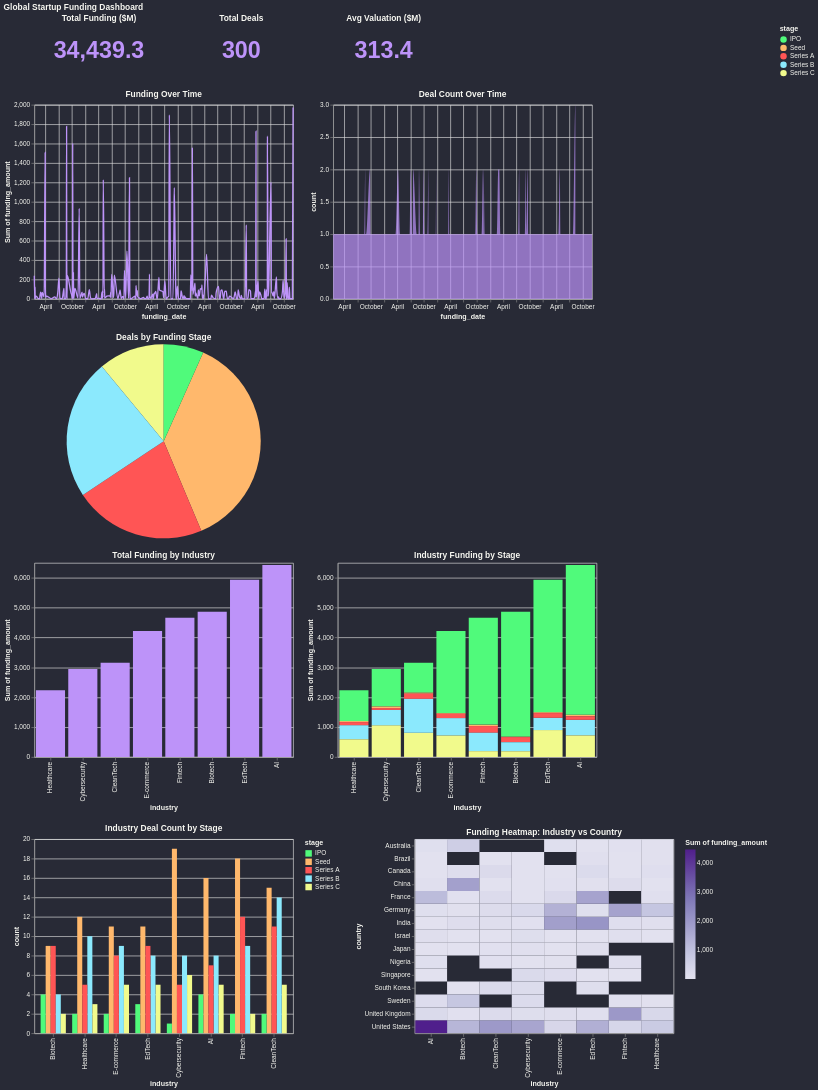

Write the Vega-Lite specification saved for this chart.
### Vega-Lite specification from a JSON file in a GitHub repository (floating-point values rounded to 4 significant figures; data arrays with more than 128 entries replaced by an {"elided": "..."} marker saying what was removed)
{"$schema": "https://vega.github.io/schema/vega-lite/v6.json", "title": "Global Startup Funding Dashboard", "vconcat": [{"hconcat": [{"width": 200, "height": 80, "mark": {"type": "text", "fontSize": 36, "fontWeight": "bold", "color": "#bd93f9"}, "encoding": {"text": {"type": "quantitative", "field": "funding_amount", "aggregate": "sum", "format": ",.1f"}}, "title": "Total Funding ($M)"}, {"width": 200, "height": 80, "mark": {"type": "text", "fontSize": 36, "fontWeight": "bold", "color": "#bd93f9"}, "encoding": {"text": {"type": "quantitative", "aggregate": "count", "format": ",.0f"}}, "title": "Total Deals"}, {"width": 200, "height": 80, "mark": {"type": "text", "fontSize": 36, "fontWeight": "bold", "color": "#bd93f9"}, "encoding": {"text": {"type": "quantitative", "field": "valuation", "aggregate": "mean", "format": ",.1f"}}, "title": "Avg Valuation ($M)"}]}, {"hconcat": [{"mark": {"type": "line", "color": "#bd93f9", "interpolate": "monotone"}, "encoding": {"x": {"field": "funding_date", "type": "temporal"}, "y": {"field": "funding_amount", "type": "quantitative", "aggregate": "sum"}, "tooltip": [{"field": "funding_date", "type": "temporal"}, {"field": "funding_amount", "type": "quantitative", "aggregate": "sum"}]}, "title": "Funding Over Time", "width": 400, "height": 300}, {"mark": {"type": "area", "color": "#bd93f9", "interpolate": "monotone", "opacity": 0.7}, "encoding": {"x": {"field": "funding_date", "type": "temporal"}, "y": {"aggregate": "count", "type": "quantitative", "title": "count"}, "tooltip": [{"field": "funding_date", "type": "temporal"}, {"aggregate": "count", "type": "quantitative", "title": "count"}]}, "title": "Deal Count Over Time", "width": 400, "height": 300}]}, {"mark": "arc", "encoding": {"theta": {"aggregate": "count", "type": "quantitative", "title": "count"}, "color": {"field": "stage", "type": "nominal", "scale": {"range": ["#50fa7b", "#ffb86c", "#ff5555", "#8be9fd", "#f1fa8c"]}}, "tooltip": [{"field": "stage", "type": "nominal"}, {"aggregate": "count", "type": "quantitative", "title": "count"}]}, "title": "Deals by Funding Stage", "width": 400, "height": 300}, {"hconcat": [{"mark": {"type": "bar", "color": "#bd93f9"}, "encoding": {"x": {"field": "industry", "type": "nominal", "sort": {"encoding": "y", "order": "ascending"}}, "y": {"field": "funding_amount", "type": "quantitative", "aggregate": "sum"}, "tooltip": [{"field": "industry"}, {"field": "funding_amount", "type": "quantitative", "aggregate": "sum"}]}, "title": "Total Funding by Industry", "width": 400, "height": 300}, {"mark": "bar", "encoding": {"x": {"field": "industry", "type": "nominal", "sort": {"encoding": "y", "order": "ascending"}}, "y": {"field": "funding_amount", "type": "quantitative", "aggregate": "sum"}, "color": {"field": "stage", "type": "nominal", "scale": {"range": ["#50fa7b", "#ffb86c", "#ff5555", "#8be9fd", "#f1fa8c"]}}, "tooltip": [{"field": "industry"}, {"field": "funding_amount", "type": "quantitative", "aggregate": "sum"}, {"field": "stage"}]}, "title": "Industry Funding by Stage", "width": 400, "height": 300}]}, {"hconcat": [{"mark": "bar", "encoding": {"x": {"field": "industry", "type": "nominal", "sort": {"encoding": "y", "order": "ascending"}}, "y": {"aggregate": "count", "type": "quantitative", "title": "count"}, "xOffset": {"field": "stage", "type": "nominal"}, "color": {"field": "stage", "type": "nominal", "scale": {"range": ["#50fa7b", "#ffb86c", "#ff5555", "#8be9fd", "#f1fa8c"]}}, "tooltip": [{"field": "industry"}, {"aggregate": "count", "type": "quantitative", "title": "count"}, {"field": "stage"}]}, "title": "Industry Deal Count by Stage", "width": 400, "height": 300}, {"mark": "rect", "encoding": {"x": {"field": "industry", "type": "nominal"}, "y": {"field": "country", "type": "nominal"}, "color": {"type": "quantitative", "field": "funding_amount", "aggregate": "sum", "scale": {"scheme": "purples"}}, "tooltip": [{"field": "industry"}, {"field": "country"}, {"type": "quantitative", "field": "funding_amount", "aggregate": "sum"}]}, "title": "Funding Heatmap: Industry vs Country", "width": 400, "height": 300}]}], "config": {"range": {"category": ["#50fa7b", "#ffb86c", "#ff5555", "#8be9fd", "#f1fa8c"]}, "background": "#282a36", "title": {"color": "#f8f8f2"}, "axis": {"labelColor": "#f8f8f2", "titleColor": "#f8f8f2"}, "legend": {"labelColor": "#f8f8f2", "titleColor": "#f8f8f2"}}, "data": {"values": {"elided": "300 records"}}}
